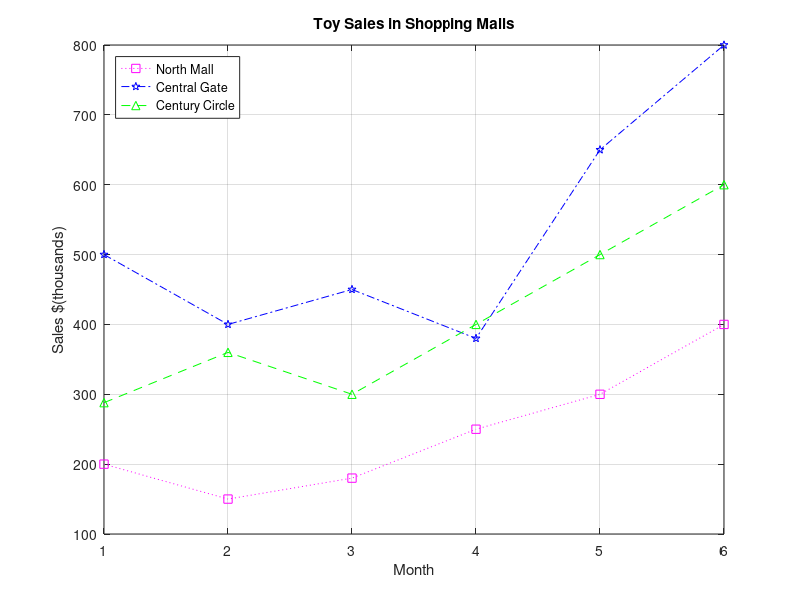

This chart was generated by the following MATLAB code:

months = 1:6;  %[1, 2, ... 12]

north_mall = [ 200, 150, 180, 250, 300, 400 ];
central_gate = [ 500, 400, 450, 380, 650, 800 ];
century_circle = [ 288, 360, 300, 400, 500, 600 ];

% Method 1
plot(months, north_mall, ':sm');  % dotted, square marker, magenta
hold on;
plot(months, central_gate, '-.pb'); % dot-dash, pentagram, blue
hold on;
plot(months, century_circle, '--^g'); % dashed, upward triangle, green

% Method 2
% plot(months, north_mall, months, central_gate, months, century_circle);

grid on;
title('Toy Sales in Shopping Malls');
xlabel('Month');
ylabel('Sales $(thousands)');
legend( {'North Mall', 'Central Gate', 'Century Circle'}, ... 
    'Location', 'northwest' );




